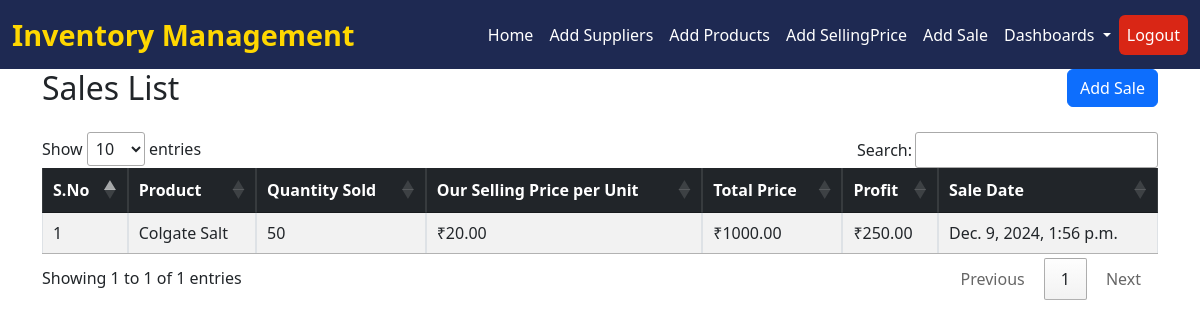
Page /sales/ on the committed database.
### stock_analysis/models.py (models this page shows, shortened)
class Sale(models.Model):
    supplier_product = models.ForeignKey(SupplierProduct, on_delete=models.CASCADE, null=True, blank=True)
    quantity_sold = models.IntegerField()
    our_selling_price_per_unit = models.DecimalField(default=0, max_digits=10, decimal_places=2, null=True, blank=True)
    total_price = models.DecimalField(max_digits=10, decimal_places=2, editable=False)
    profit = models.DecimalField(max_digits=10, decimal_places=2, editable=False)
    sale_date = models.DateTimeField(default=now)
    customer_name=models.CharField(max_length=100,default="Unknown Customers", blank=True, null=True)
    customer_mobile=models.CharField(max_length=15, blank=True, null=True)
    from decimal import Decimal

class SupplierProduct(models.Model):
    supplier = models.ForeignKey(Supplier, on_delete=models.CASCADE)  # Link to Supplier
    name = models.CharField(max_length=100, default="Unknown Product")  # Default name
    category = models.CharField(max_length=50, blank=True, null=True)  # Product category
    selling_price_per_unit=models.DecimalField(default=0, max_digits=10, decimal_places=2, null=True, blank=True)
    stock_quantity = models.IntegerField(default=0)  # Current stock quantity
    cost_price = models.DecimalField(max_digits=10, decimal_places=2)  # Cost price per unit
    supplied_date = models.DateField(auto_now_add=True)  # Date of supply

### stock_analysis/sales_views.py (the view)
# urls.py: path("sales/", sales_views.sales_list, name="sales_list"),
def sales_list(request):
    sales = Sale.objects.select_related("supplier_product__supplier")
    return render(request, "sales/sales_list.html", {"sales": sales})

### stock_analysis/templates/sales/sales_list.html (shortened to what this page needs)
{% extends 'index.html' %}
{% block content %}
<div class="container">
    <div class="d-flex justify-content-between align-items-center mb-4">
        <h2 class="mb-0">Sales List</h2>
       <a href="{% url 'add_sale' %}" class="btn btn-primary">Add Sale</a>
    </div>
    <table class="table table-bordered table-striped table-hover" id="salesTable">
        <thead class="table-dark">
            <tr>
                <th>S.No</th>
                <th>Product</th>
                <th>Quantity Sold</th>
                <th>Our Selling Price per Unit</th>
                <th>Total Price</th>
                <th>Profit</th>
                <th>Sale Date</th>
            </tr>
        </thead>
        <tbody>
            {% for sale in sales %}
            <tr>
                <td>{{ forloop.counter }}</td>
                <td>{{ sale.supplier_product.name }}</td>
                <td>{{ sale.quantity_sold }}</td>
                <td>₹{{ sale.our_selling_price_per_unit }}</td>
                <td>₹{{ sale.total_price }}</td>
                <td>₹{{ sale.profit }}</td>
                <td>{{ sale.sale_date }}</td>
            </tr>
            {% empty %}
            <tr>
                <td colspan="6" class="text-center">No sales data available</td>
            </tr>
            {% endfor %}
        </tbody>
    </table>
</div>
{% block extra_scripts %}
    <link rel="stylesheet" type="text/css" href="https://cdn.datatables.net/1.13.4/css/jquery.dataTables.min.css">
{% endblock %}
{% endblock %}

### rows in the picture
Sale: supplier_product.name "Colgate Salt", quantity_sold "50", our_selling_price_per_unit "20.00", total_price "1000.00", profit "250.00", sale_date "Dec. 9, 2024, 1:56 p.m."
